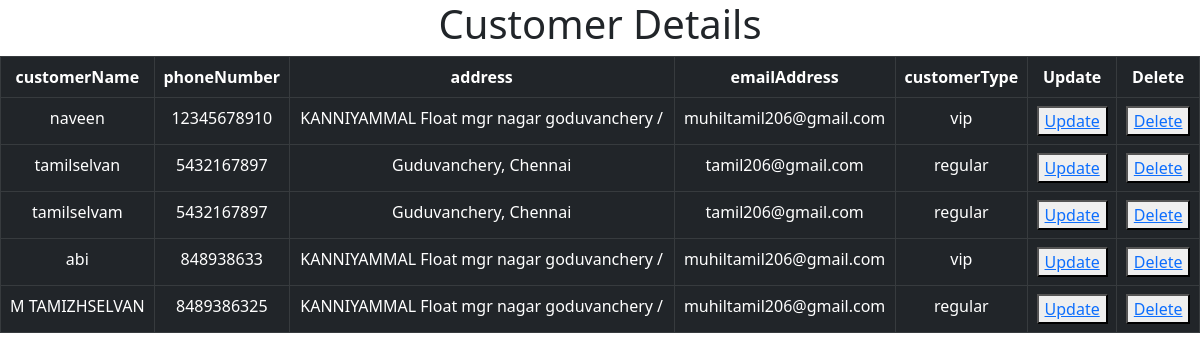
/modelApp/table/, run on the app's committed database.
### modelApp/models.py (models this page shows, shortened)
class CustomerModel(models.Model):
    customerName = models.CharField(max_length=150)
    phoneNumber = models.IntegerField()
    address = models.CharField(max_length=500)
    emailAddress = models.EmailField()
    customerType = models.CharField(max_length=150)

### modelApp/views.py (the view)
# urls.py: path("table/", views.customerInfo, name="Information"),
def customerInfo(request):
    customer = CustomerModel.objects.all()
    return render(request, template_name="modelApp/customerTable.html", context={"customer": customer})

### template/modelApp/customerTable.html (shortened to what this page needs)
<!DOCTYPE html>
<html lang="en">
<head>
    <link href="https://cdn.jsdelivr.net/npm/bootstrap@5.0.2/dist/css/bootstrap.min.css" rel="stylesheet">
</head>
<body>
    <h1 class="text-center">Customer Details</h1>
    <table class="table table-bordered table-dark text-center table-hover p-5">
        <thead>
            <tr>
                <th>customerName</th>
                <th>phoneNumber</th>
                <th>address</th>
                <th>emailAddress</th>
                <th>customerType</th>
                <th>Update</th>
                <th>Delete</th>
            </tr>
        </thead>
        <tbody>
            {% for value in customer %}
            <tr>
                <td>{{ value.customerName }}</td>
                <td>{{ value.phoneNumber }}</td>
                <td>{{ value.address }}</td>
                <td>{{ value.emailAddress }}</td>
                <td>{{ value.customerType }}</td>
                <td><button><a href="{% url 'valueUpdate' value.id %}" target="_blank">Update</a></button></td>
                <td><button><a href="{% url 'valueDelete' value.id %}">Delete</a></button></td>
            </tr>
            {% endfor %}
        </tbody>
    </table>
</body>
</html>

### data on the page
CustomerModel: customerName "naveen", phoneNumber "12345678910", address "KANNIYAMMAL Float mgr nagar goduvanchery /", emailAddress "muhiltamil206@gmail.com", customerType "vip"
CustomerModel: customerName "tamilselvan", phoneNumber "5432167897", address "Guduvanchery, Chennai", emailAddress "tamil206@gmail.com", customerType "regular"
CustomerModel: customerName "tamilselvam", phoneNumber "5432167897", address "Guduvanchery, Chennai", emailAddress "tamil206@gmail.com", customerType "regular"
CustomerModel: customerName "abi", phoneNumber "848938633", address "KANNIYAMMAL Float mgr nagar goduvanchery /", emailAddress "muhiltamil206@gmail.com", customerType "vip"
CustomerModel: customerName "M TAMIZHSELVAN", phoneNumber "8489386325", address "KANNIYAMMAL Float mgr nagar goduvanchery /", emailAddress "muhiltamil206@gmail.com", customerType "regular"
